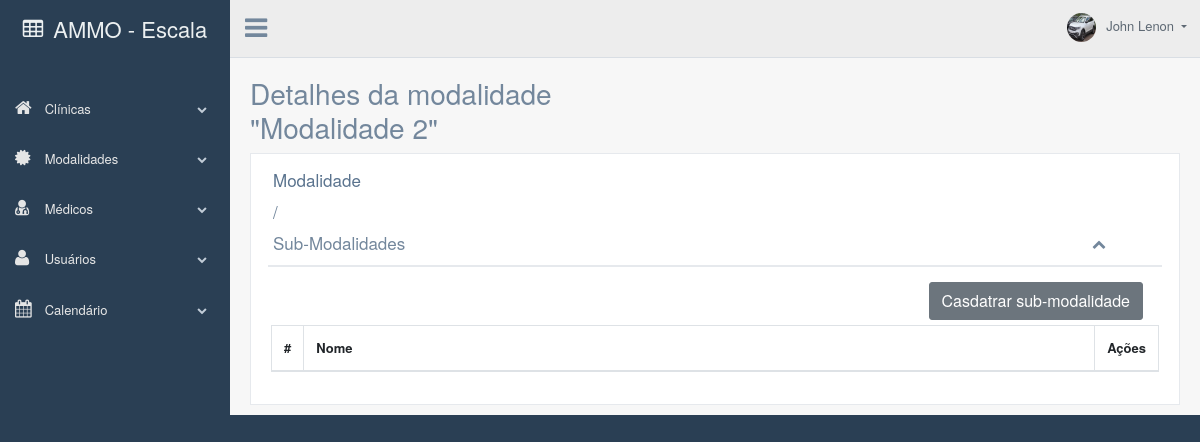
The page /detalhesModalidades.php?id=30 (signed in) on the database as committed earlier.
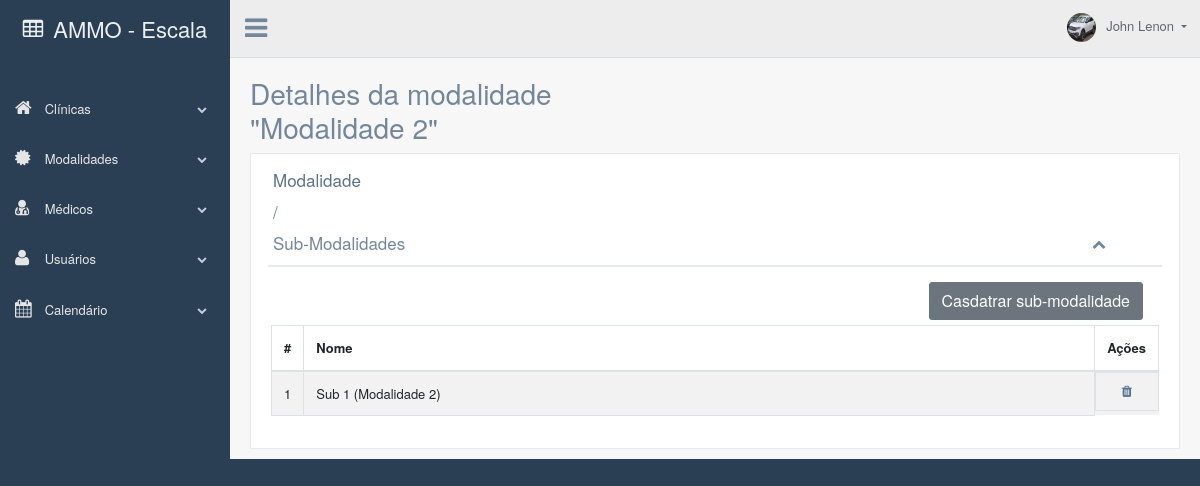
The same page on the database as committed later.
### tables this page shows
CREATE TABLE `sub_modalidades` (
  `id` int(11) NOT NULL,
  `id_modalidades` int(11) NOT NULL,
  `nome` varchar(255) NOT NULL
);

### detalhesModalidades.php (shortened to what the changed rows need)
<?php
include("banco_de_dados/modalidadesBanco.php");
$submodalidades = $mysqli->query("SELECT * FROM sub_modalidades");
?>
<!DOCTYPE html>
<html lang="pt-br">
<head>
    <?php include("links.php"); ?>
</head>
<body class="nav-md">
    <div class="container body">
        <div class="main_container">
            <div class="right_col" role="main">
                <div class="row">
                    <div class="col-md-12 col-sm-12">
                        <div class="x_panel">
                            <div class="x_title">
                                <h2><a href="listaModalidades.php">Modalidade</a></h2>
                                <h2>/</h2>
                                <h2>Sub-Modalidades</h2>
                            </div>
                            <div class="x_content">
                                <div class="card-box table-responsive">
                                    <table id="datatable-responsive" class="table table-striped table-bordered dt-responsive nowrap compact" cellspacing="0" width="100%">
                                        <thead>
                                            <tr>
                                                <th style="width: 0px;">#</th>
                                                <th>Nome</th>
                                                <th style="width: 0px;">Ações</th>
                                            </tr>
                                        </thead>
                                        <tbody>
                                            <?php
                                            $i = 0;
                                            foreach ($submodalidades as $submodalidades) :
                                                if ($submodalidades['id_modalidades'] == $_GET['id']) {
                                            ?>
                                                    <tr id="<?php echo $submodalidades['id'] ?>">
                                                        <td class="align-middle" scope="row"><?php echo ++$i; ?></td>
                                                        <td class="align-middle"> <?php echo $submodalidades['nome']; ?></td>
                                                        <td class="align-middle d-flex justify-content-center">
                                                            <a href="javascript:void(0);" class='fa fa-trash' id="<?php echo $submodalidades['id'] ?>" onclick="encaminharId(this)" data-toggle="modal" data-target=".bs-example-modal-lg"></a>
                                                        </td>
                                                    </tr>
                                            <?php
                                                }
                                            endforeach;
                                            ?>
                                        </tbody>
                                    </table>
                                </div>
                            </div>
                        </div>
                    </div>
                </div>
            </div>
        </div>
    </div>
</body>
</html>

Rows that differ between the two databases and show on the page:
added sub_modalidades: nome "Sub 1 (Modalidade 2)"
